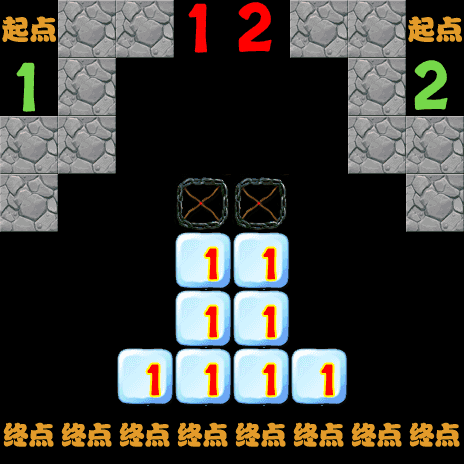

Rendered tile map (Tiled .tmx) drawn with the repository's tilesets; below, a short description and the map source with its tile grids summarised:
An orthogonal 8x8 tile map with 58x58 px tiles, 8 tile layers (1-layer, 2-layer, 3-layer, 4-layer, ...).

<map version="1.0" orientation="orthogonal" renderorder="right-down" width="8" height="8" tilewidth="58" tileheight="58">
 <tileset firstgid="1" name="backgroundBlock" tilewidth="58" tileheight="58">
  <image source="backgroundBlock.png" width="348" height="870" />
 </tileset>
 <layer name="1-layer" width="8" height="8">
  <data>[64 cells, 47 non-empty, 1 distinct tile ids]</data>
 </layer>
 <layer name="2-layer" width="8" height="8">
  <data>[64 cells, 58 non-empty, 1 distinct tile ids]</data>
 </layer>
 <layer name="3-layer" width="8" height="8">
  <data>[64 cells, 43 non-empty, 1 distinct tile ids]</data>
 </layer>
 <layer name="4-layer" width="8" height="8">
  <data>[64 cells, 55 non-empty, 1 distinct tile ids]</data>
 </layer>
 <layer name="5-layer" width="8" height="8">
  <data>[64 cells, 52 non-empty, 5 distinct tile ids]</data>
 </layer>
 <layer name="6-layer" width="8" height="8">
  <data>[64 cells, 61 non-empty, 3 distinct tile ids]</data>
 </layer>
 <layer name="7-layer" width="8" height="8">
  <data>[64 cells, 63 non-empty, 3 distinct tile ids]</data>
 </layer>
 <layer name="8-layer" width="8" height="8">
  <data>[64 cells, 63 non-empty, 3 distinct tile ids]</data>
 </layer>
</map>
